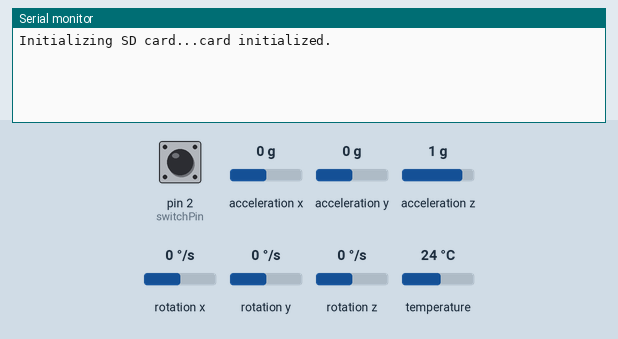
A sketch run on a simulated Arduino Uno, built with avr-gcc and run on an emulated ATmega328P. Shown: the last lines printed to the serial monitor. Inputs (shaded band) come from the test bench; at power-on: pin 2 (switchPin) HIGH, acceleration x 0 g, acceleration y 0 g, acceleration z 1 g, rotation x 0 °/s, rotation y 0 °/s, rotation z 0 °/s, temperature 24 °C. Storage starts empty.

Above: at 2.3 s.
2.4 s: pin 2 (switchPin) pulled LOW for 0.15 s
At 4.0 s:
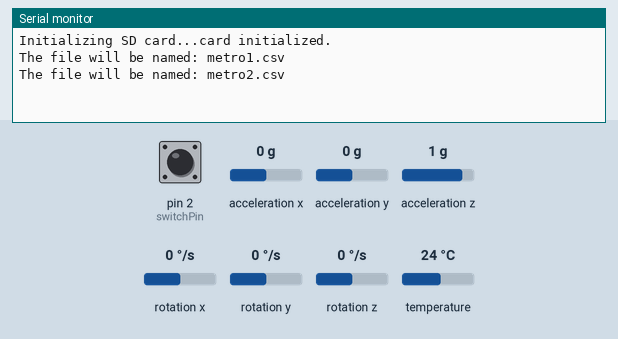
5.1 s: pin 2 (switchPin) pulled LOW for 1 s
At 7.8 s:
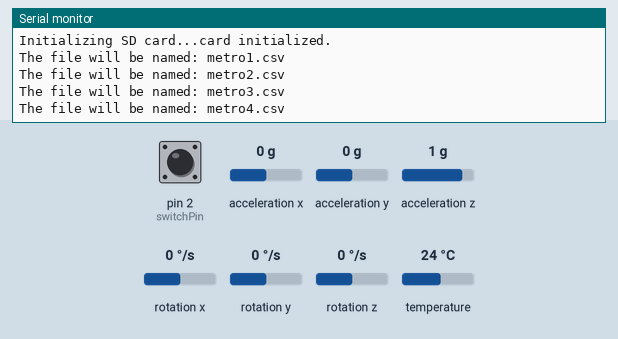
Timing chart, 0 to 9.3 s (numbered marks = the images above; inputs shaded):
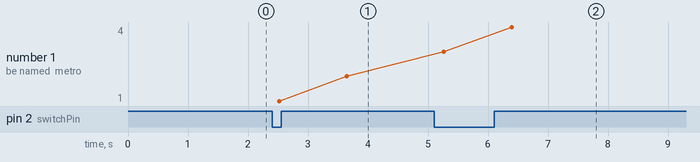

Measured:
- after the input at 2.4 s, the serial monitor: prints a new line after 0.12 s (image 1)
- after the input at 5.1 s, the serial monitor: prints a new line after 0.17 s (image 2)
- plotted number 1: 2 → 4 after the input at 5.1 s

The sketch:

metro_v5.ino
```cpp
/*
   SD card attached to SPI bus as follows:
 ** MOSI - pin 11
 ** MISO - pin 12
 ** CLK - pin 13
 ** CS - pin 10
*/

//SD card libraries
#include <SPI.h>
#include <SD.h>
//MPU-6050 libraries
#include <Adafruit_MPU6050.h>
#include <Adafruit_Sensor.h>
#include <Wire.h>

const int switchPin = 2;
const int ledRed = 6;
const int ledGreen = 7;
const int ledBlue = 8;
const int chipSelect = 10; //SD CS pin on Arduino

//calibration data for the accelerometer, calibrated when button is pressed
float calX = 9.769;
float calY = 0.573;
float calZ = -1.311;
int calTimes = 10;
int debounce = 10;//time necessary to read_toggle_switch()

Adafruit_MPU6050 mpu;

String fileNumber = "";
String fileName = "";
bool swicthStatus = LOW; //arduino starts off
bool isCollecting = false;

bool read_toggle_switch() { //code we need for thw swicth bc of transition times
  static long int elapse_time = 0;
  static bool transition_started = false;
  int pin_value;
  pin_value = digitalRead(switchPin);
  pin_value = !pin_value;
  if (pin_value  != swicthStatus && !transition_started) {
    transition_started = true;
    elapse_time = millis();
  } else {
    if (transition_started) {
      if (millis() - elapse_time >= debounce) {
        swicthStatus  = !swicthStatus;
        transition_started = false;
      }
    }
  }
  return swicthStatus;
}

void ledColor(int r, int g, int b) {
  if (r == 1) { //for errors or off
    digitalWrite(ledRed, HIGH);
  } else {
    digitalWrite(ledRed, LOW);
  }
  if (g == 1) { //when its creating a new file
    digitalWrite(ledGreen, HIGH);
  } else {
    digitalWrite(ledGreen, LOW);
  }
  if (b == 1) { //when its not collecting?
    digitalWrite(ledBlue, HIGH);
  } else {
    digitalWrite(ledBlue, LOW);
  }
}

void setup(void) {
  //white light indicating active board
  ledColor(1,1,1);

  pinMode(switchPin,  INPUT_PULLUP);

  Serial.begin(115200);
  while (!Serial) {
    delay(10); // will pause Zero, Leonardo, etc until serial console opens
  }

  // Try to initialize MPU6050
  if (!mpu.begin()) {
    Serial.println("Failed to find MPU6050 chip");
    ledColor(1,0,0);
    while (1) {
      delay(10);
    }
  }

  //Try to initialize SD card
  Serial.print("Initializing SD card...");

  // see if the card is present and can be initialized:
  if (!SD.begin(chipSelect)) {
    Serial.println("Card failed, or not present");
    ledColor(1,0,0);
    // don't do anything more:
    while (1);
  }
  Serial.println("card initialized.");
  for (int i=0; i<5; i++) { //blink x5 green
    ledColor(0,1,0);
    delay(100);
    ledColor(0,0,0);
    delay(100);
  }
  //MPU 6050 setup
  mpu.setAccelerometerRange(MPU6050_RANGE_2_G); //the smallest possible
  mpu.setGyroRange(MPU6050_RANGE_250_DEG); //useless
  mpu.setFilterBandwidth(MPU6050_BAND_21_HZ); //no idea what that does
  Serial.println("");

  ledColor(0,0,1);
  delay(100);

}

int createNextFile() {
  int i = 0;
  String number = "";
  do {
    i += 1;
    number = String(i);
    fileName = "metro" + number + ".csv";
  } while (SD.exists(fileName));  //checks for numbered files and increments i when it does. breaks when the file does not already exist.
  Serial.println("The file will be named: " + fileName);

  for (int i=0; i<5; i++) { //blink x5 green
    ledColor(0,1,0);
    delay(100);
    ledColor(0,0,0);
    delay(100);
  }
  return i;
}

/*
void calibrate() {
  Serial.println("Calibrating the accelerometer...");
  float sumX = 0.0;
  float sumY = 0.0;
  float sumZ = 0.0;
  for (int i = 0; i < calTimes; i++) {
    sensors_event_t a, g, temp;
    mpu.getEvent(&a, &g, &temp);

    sumX += a.acceleration.x;
    sumY += a.acceleration.y;
    sumZ += a.acceleration.z;
  }
  calX = (sumX / calTimes) - 9.80;
  calY = sumY / calTimes;
  calZ = sumZ / calTimes;
  Serial.println("Calibration complete!");
}
*/

void loop() {
  if (read_toggle_switch() == LOW) { //if its off
    isCollecting = false;
    ledColor(0,0,1);
  }
  else { //start collecting data
    isCollecting = true;
    fileNumber = String(createNextFile());
  //calibrate();
  }

  if (isCollecting) {
    // make a string for assembling the data to log:
    String dataString = "";

    /* Get new sensor events with the readings */
    sensors_event_t a, g, temp;
    mpu.getEvent(&a, &g, &temp);
/*
    // Print out the values FOR TESTING:
    Serial.print("aX:");
    Serial.print(a.acceleration.x - calX);
    Serial.print(",");
    Serial.print("aY:");
    Serial.print(a.acceleration.y - calY);
    Serial.print(",");
    Serial.print("aZ:");
    Serial.print(a.acceleration.z - calZ);
    Serial.print(", ");
    Serial.println("");
*/

    //Write data to SD
    dataString += String(a.acceleration.x - calX);
    dataString += ",";
    dataString += String(a.acceleration.y - calY);
    dataString += ",";
    dataString += String(a.acceleration.z - calZ);
    dataString += ",";

    File dataFile = SD.open(fileName, FILE_WRITE);

    // if the file is available, write to it:
    if (dataFile) {
      ledColor(0,1,0);
      dataFile.println(dataString);
      dataFile.close();
    }
    // if the file isn't open, pop up an error:
    else {
      Serial.println("error opening " + fileName);
      ledColor(1,0,0);
    }
  }

  delay(100);
}
```
